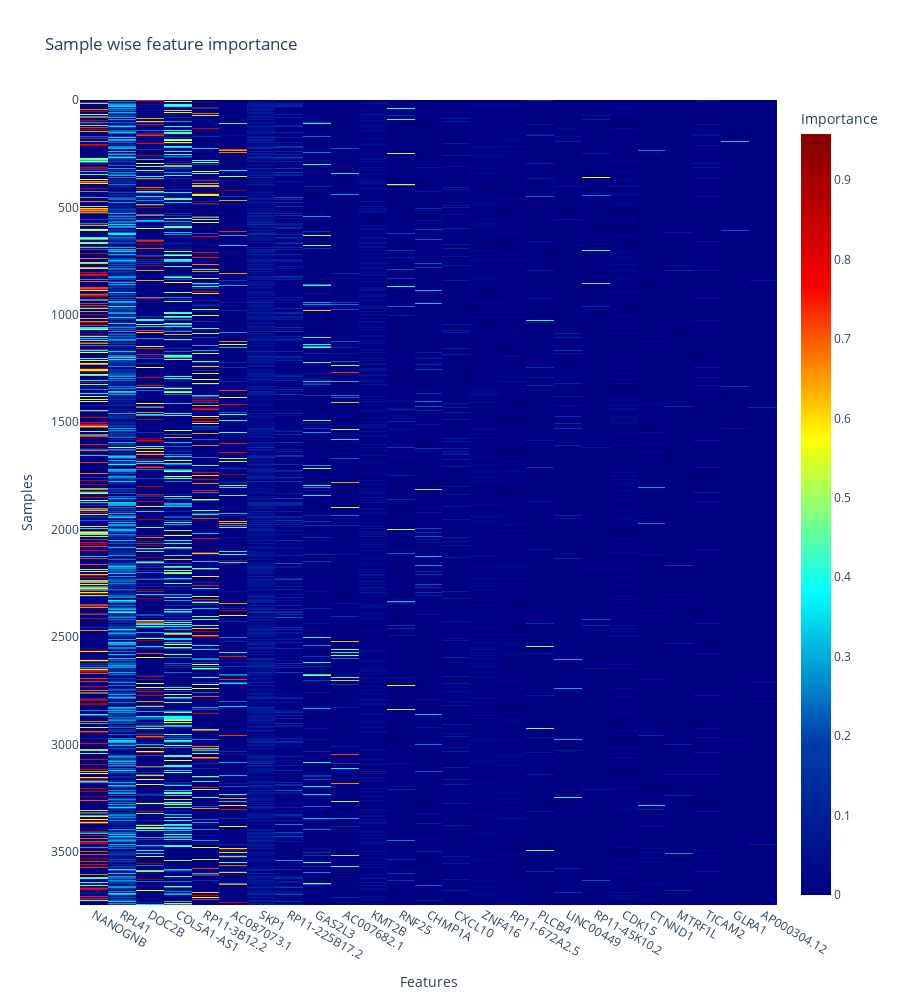

The cell this chart's notebook holds for it:
### Markdown cell above
## Local feature importance

### Code cell
features =  columns_to_select
px.imshow(explain_df_sorted,
          labels=dict(x="Features", y="Samples", color="Importance"),
          x=features,
          title="Sample wise feature importance",
          color_continuous_scale='Jet',
          height=1000)

### Figure 1 — Plotly figure (JSON) as saved in the notebook; plotly's stock layout.template omitted (floating-point values rounded to 4 significant figures; data arrays with more than 128 entries replaced by an {"elided": "..."} marker saying what was removed)
{"data": [{"coloraxis": "coloraxis", "hovertemplate": "Features: %{x}<br>Samples: %{y}<br>Importance: %{z}<extra></extra>", "name": "0", "type": "heatmap", "x": ["NANOGNB", "RPL41", "DOC2B", "COL5A1-AS1", "RP11-3B12.2", "AC087073.1", "SKP1", "RP11-225B17.2", "GAS2L3", "AC007682.1", "KMT2B", "RNF25", "CHMP1A", "CXCL10", "ZNF416", "RP11-672A2.5", "PLCB4", "LINC00449", "RP11-45K10.2", "CDK15", "CTNND1", "MTRF1L", "TICAM2", "GLRA1", "AP000304.12"], "xaxis": "x", "y": {"elided": "3748 int values"}, "yaxis": "y", "z": {"elided": "3748x25 float values"}}], "layout": {"coloraxis": {"colorbar": {"title": {"text": "Importance"}}, "colorscale": [[0, "rgb(0,0,131)"], [0.2, "rgb(0,60,170)"], [0.4, "rgb(5,255,255)"], [0.6, "rgb(255,255,0)"], [0.8, "rgb(250,0,0)"], [1, "rgb(128,0,0)"]]}, "height": 1000, "title": {"text": "Sample wise feature importance"}, "xaxis": {"anchor": "y", "constrain": "domain", "domain": [0, 1], "scaleanchor": "y", "title": {"text": "Features"}}, "yaxis": {"anchor": "x", "autorange": "reversed", "constrain": "domain", "domain": [0, 1], "title": {"text": "Samples"}}}}
